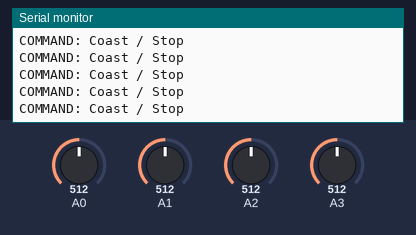
The sketch below on a simulated Arduino Uno, built with avr-gcc and run on an emulated ATmega328P. On the bench: the last lines printed to the serial monitor. The test bench sets the inputs (shaded band); at power-on: A0 = 512, A3 = 512, A1 = 512, A2 = 512.

Above: at 1.2 s.
1.3 s: A0 set to 553
2.8 s: A0 set to 579
At 2.82 s:
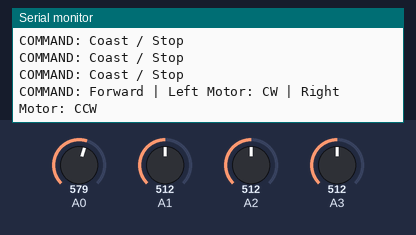
4.7 s: A0 set to 440
At 4.74 s:
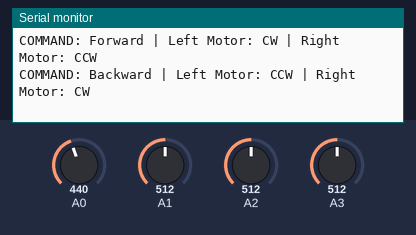
6.6 s: A0 set to 464
At 6.65 s:
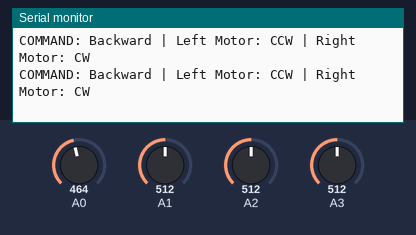
8.1 s: A3 set to 554
9.6 s: A3 set to 580
At 9.67 s:
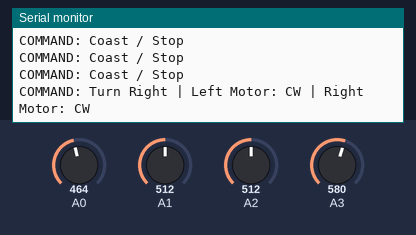

The sketch:

ControllerFirmware.ino
```cpp
int joy1X = 0;
int joy1Y = 0;

int joy2X = 0;
int joy2Y = 0;

void setup() {
  // put your setup code here, to run once:
  Serial.begin(9600);
}

void loop() {
  // put your main code here, to run repeatedly:
  int pinA0 = analogRead(A0);
  int pinA1 = analogRead(A1);
  int pinA2 = analogRead(A2);
  int pinA3 = analogRead(A3);

  if (pinA0 > 570) {
    Serial.println("COMMAND: Forward | Left Motor: CW | Right Motor: CCW");
  }
  else if (pinA0 < 450) {
    Serial.println("COMMAND: Backward | Left Motor: CCW | Right Motor: CW");
  }
  else if (pinA3 > 570) {
   Serial.println("COMMAND: Turn Right | Left Motor: CW | Right Motor: CW");
  }
  else if (pinA3 < 450) {
   Serial.println("COMMAND: Turn Left | Left Motor: CCW | Right Motor: CCW");
  }
  else {
    Serial.println("COMMAND: Coast / Stop");
  }

  delay(100);
}

struct DataPacket {
  int leftY;
  int rightX;
};

#define LEFT_MOTOR_A 3
#define LEFT_MOTOR_B 4
#define RIGHT_MOTOR_A 5
#define RIGHT_MOTOR_B 6
```

Measured:
- the behaviour switches between 570 and 571 on A0 (found by bisection; images 0 and 1)
- the behaviour switches between 570 and 571 on A3 (found by bisection; images 3 and 4)
- after the input at 2.8 s, the serial monitor: prints a new line at once (image 1)
- after the input at 4.7 s, the serial monitor: prints a new line at once (image 2)
- after the input at 9.6 s, the serial monitor: prints a new line after 0.07 s (image 4)
